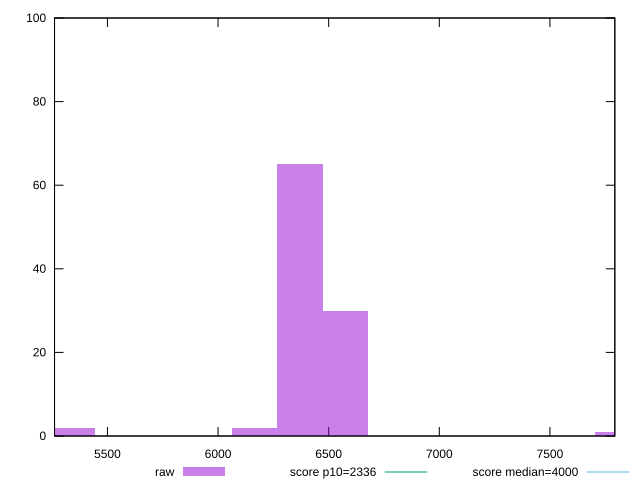

Generate this figure with gnuplot:
reset

$raw <<EOF
5342.087482898152 2
7807.666321158838 1
6369.411998840105 65
6163.947095651714 2
6574.876902028495 30
EOF

set key outside below
set boxwidth 205.46490318839048
set xrange [5260.916699999999:7793.315999999999]
set yrange [0:100]
set trange [0:100]
set style fill transparent solid 0.5 noborder

set parametric
set terminal svg size 640, 490 enhanced background rgb 'white'
set output "reports/report_00032_2021-02-25T10-28-15.087Z/first-meaningful-paint/samples/astro/raw/histogram.svg"

plot $raw title "raw" with boxes, \
     2336,t title "score p10=2336", \
     4000,t title "score median=4000"

reset
